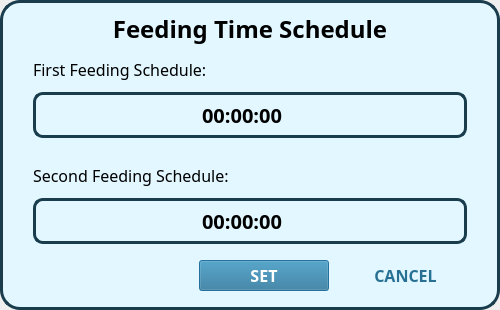
<?xml version="1.0" encoding="UTF-8"?>
<ui version="4.0">
 <class>Dialog</class>
 <widget class="QDialog" name="Dialog">
  <property name="geometry">
   <rect>
    <x>0</x>
    <y>0</y>
    <width>500</width>
    <height>310</height>
   </rect>
  </property>
  <property name="minimumSize">
   <size>
    <width>500</width>
    <height>310</height>
   </size>
  </property>
  <property name="maximumSize">
   <size>
    <width>1024</width>
    <height>600</height>
   </size>
  </property>
  <property name="windowTitle">
   <string>Dialog</string>
  </property>
  <layout class="QVBoxLayout" name="verticalLayout_2">
   <property name="spacing">
    <number>0</number>
   </property>
   <property name="leftMargin">
    <number>0</number>
   </property>
   <property name="topMargin">
    <number>0</number>
   </property>
   <property name="rightMargin">
    <number>0</number>
   </property>
   <property name="bottomMargin">
    <number>0</number>
   </property>
   <item>
    <widget class="QFrame" name="dialogFrame">
     <property name="minimumSize">
      <size>
       <width>500</width>
       <height>310</height>
      </size>
     </property>
     <property name="maximumSize">
      <size>
       <width>500</width>
       <height>310</height>
      </size>
     </property>
     <property name="styleSheet">
      <string notr="true">QFrame{
	background-color: rgb(226, 247, 255);
	border-radius:30px;
	border: 3px solid rgb(25, 61, 77);
	border-radius: 20px;
}

QLabel{
	background-color:transparent;
	border: none;
}
</string>
     </property>
     <property name="frameShape">
      <enum>QFrame::StyledPanel</enum>
     </property>
     <property name="frameShadow">
      <enum>QFrame::Raised</enum>
     </property>
     <layout class="QVBoxLayout" name="verticalLayout_3" stretch="0,1">
      <property name="spacing">
       <number>0</number>
      </property>
      <property name="leftMargin">
       <number>30</number>
      </property>
      <property name="rightMargin">
       <number>30</number>
      </property>
      <property name="bottomMargin">
       <number>15</number>
      </property>
      <item>
       <widget class="QLabel" name="feedingTimeTitle">
        <property name="font">
         <font>
          <family>Poppins</family>
          <pointsize>18</pointsize>
          <weight>75</weight>
          <bold>true</bold>
         </font>
        </property>
        <property name="text">
         <string>Feeding Time Schedule</string>
        </property>
        <property name="alignment">
         <set>Qt::AlignCenter</set>
        </property>
       </widget>
      </item>
      <item>
       <layout class="QVBoxLayout" name="verticalLayout">
        <property name="spacing">
         <number>15</number>
        </property>
        <item>
         <layout class="QVBoxLayout" name="firstSchedVLayout">
          <property name="spacing">
           <number>0</number>
          </property>
          <item>
           <widget class="QLabel" name="firstSchedTitle">
            <property name="font">
             <font>
              <family>Poppins</family>
              <pointsize>12</pointsize>
             </font>
            </property>
            <property name="styleSheet">
             <string notr="true"/>
            </property>
            <property name="text">
             <string>First Feeding Schedule:</string>
            </property>
           </widget>
          </item>
          <item>
           <widget class="QTimeEdit" name="firstSchedTime">
            <property name="font">
             <font>
              <family>Poppins</family>
              <weight>75</weight>
              <bold>true</bold>
             </font>
            </property>
            <property name="styleSheet">
             <string notr="true">QTimeEdit {
    background-color: transparent;
    color: #000;
    border: 3px solid rgb(25, 61, 77);
    border-radius: 10px;
    padding: 5px;
    font-size: 20px;
}</string>
            </property>
            <property name="alignment">
             <set>Qt::AlignCenter</set>
            </property>
           </widget>
          </item>
         </layout>
        </item>
        <item>
         <layout class="QVBoxLayout" name="secondSchedVLayout">
          <property name="spacing">
           <number>0</number>
          </property>
          <item>
           <widget class="QLabel" name="secondSchedTitle">
            <property name="font">
             <font>
              <family>Poppins</family>
              <pointsize>12</pointsize>
             </font>
            </property>
            <property name="text">
             <string>Second Feeding Schedule:</string>
            </property>
           </widget>
          </item>
          <item>
           <widget class="QTimeEdit" name="secondSchedTime">
            <property name="font">
             <font>
              <family>Poppins</family>
              <weight>75</weight>
              <bold>true</bold>
             </font>
            </property>
            <property name="styleSheet">
             <string notr="true">QTimeEdit {
    background-color: transparent;
    color: #000;
    border: 3px solid rgb(25, 61, 77);
    border-radius: 10px;
    padding: 5px;
    font-size: 20px;
}</string>
            </property>
            <property name="alignment">
             <set>Qt::AlignCenter</set>
            </property>
           </widget>
          </item>
         </layout>
        </item>
        <item>
         <layout class="QHBoxLayout" name="buttonHLayout">
          <property name="spacing">
           <number>15</number>
          </property>
          <item>
           <spacer name="horizontalSpacer">
            <property name="orientation">
             <enum>Qt::Horizontal</enum>
            </property>
            <property name="sizeHint" stdset="0">
             <size>
              <width>40</width>
              <height>20</height>
             </size>
            </property>
           </spacer>
          </item>
          <item>
           <widget class="QPushButton" name="setTimeBtn">
            <property name="font">
             <font>
              <family>Poppins</family>
              <pointsize>12</pointsize>
              <weight>75</weight>
              <bold>true</bold>
             </font>
            </property>
            <property name="styleSheet">
             <string notr="true">QPushButton {
    background-color: #287194;
    color: white;
    padding: 3px 50px;
}

QPushButton:hover {
    background-color: #1F5773;
}

QPushButton:pressed {
    background-color: #193D4D;
}
</string>
            </property>
            <property name="text">
             <string>SET</string>
            </property>
           </widget>
          </item>
          <item>
           <widget class="QPushButton" name="cancelTimeBtn">
            <property name="font">
             <font>
              <family>Poppins</family>
              <pointsize>12</pointsize>
              <weight>75</weight>
              <bold>true</bold>
             </font>
            </property>
            <property name="styleSheet">
             <string notr="true">QPushButton {
    background-color: rgba(0, 0, 0, 0);
    color: #287194;
    padding: 5px 30px;
	border: none;
}

QPushButton:hover {
    color: #1F5773;
}

QPushButton:pressed {
    color: #193D4D;
}</string>
            </property>
            <property name="text">
             <string>CANCEL</string>
            </property>
           </widget>
          </item>
         </layout>
        </item>
       </layout>
      </item>
     </layout>
    </widget>
   </item>
  </layout>
 </widget>
 <resources/>
 <connections/>
</ui>
